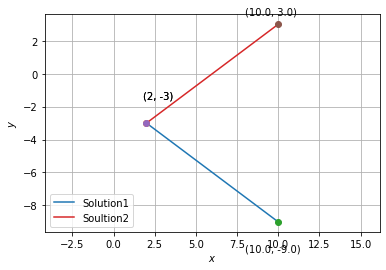

Python code for this plot:
# -*- coding: utf-8 -*-
"""Assignment1.ipynb

Automatically generated by Colaboratory.

Original file is located at
    https://colab.research.google.com/drive/1OvnUAC3ee4SW-wRiABzxBCLRg6A9KNDv
"""

import numpy as np
import matplotlib.pyplot as plt
from sympy import *

y1 = symbols('y₁')

def line_gen(A,B):
  len =10
  y_AB = np.zeros((2,len))
  lam_1 = np.linspace(0,1,len)
  for i in range(len):
    temp1 = A + lam_1[i]*(B-A)
    y_AB[:,i]= temp1.T
  return y_AB

A =np.array([2,-3])
B =np.array([10,y1])
C = 10
# Equation is ||A-B||=C
D = A-B

# S= list(solveset(Eq((A-B).dot(A-B),C**2),y1))

S= list(solveset(Eq(np.dot(np.transpose(D),D),C**2),y1))

print("The y₁ values are: ",S)

#converting to float
for j in range(len(S)):
  S[j]=round(float(S[j]),2)

print("The y₁ values in float are: ",S)

labels = ['Solution1','Soultion2']
j=0
for i in S:
  P1,P2 = np.array([2,-3]),np.array([10,i])
  y_FP = line_gen(P1,P2)
  plt.plot(y_FP[0,:],y_FP[1,:],label= labels[j])
  j = j + 1
  plt.plot(P1[0], P1[1], 'o')
  # plt.text(P1[0] * (1 - 0.1), P1[1] * (1 + 0.1), 'A')
  plt.text(P1[0] * (1 - 0.1), P1[1] * (1 - 0.5), '({}, {})'.format(P1[0], P1[1]))
  plt.plot(P2[0], P2[1], 'o')
  # plt.text(P2[0] * (1 - 0.1), P2[1] * (1 + 0.1), 'B')
  plt.text(P2[0] * (1 - 0.2), P2[1] * (1 + 0.2), '({}, {})'.format(P2[0], P2[1]))
  
plt.grid()
plt.xlabel('$x$')
plt.ylabel('$y$')
plt.legend(loc='lower left')
plt.axis('equal')
plt.show()
